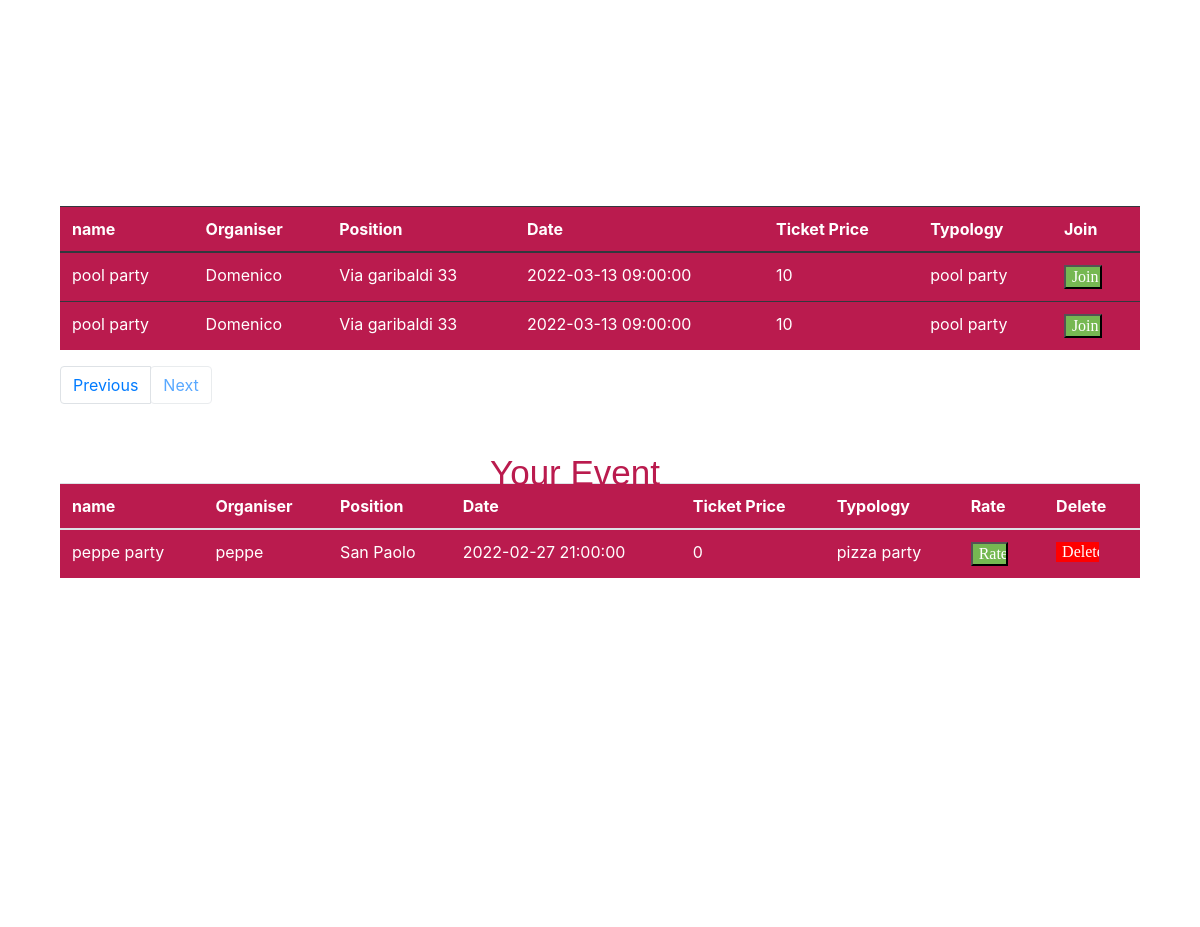
Page /2 (middle part) on the earlier database version.
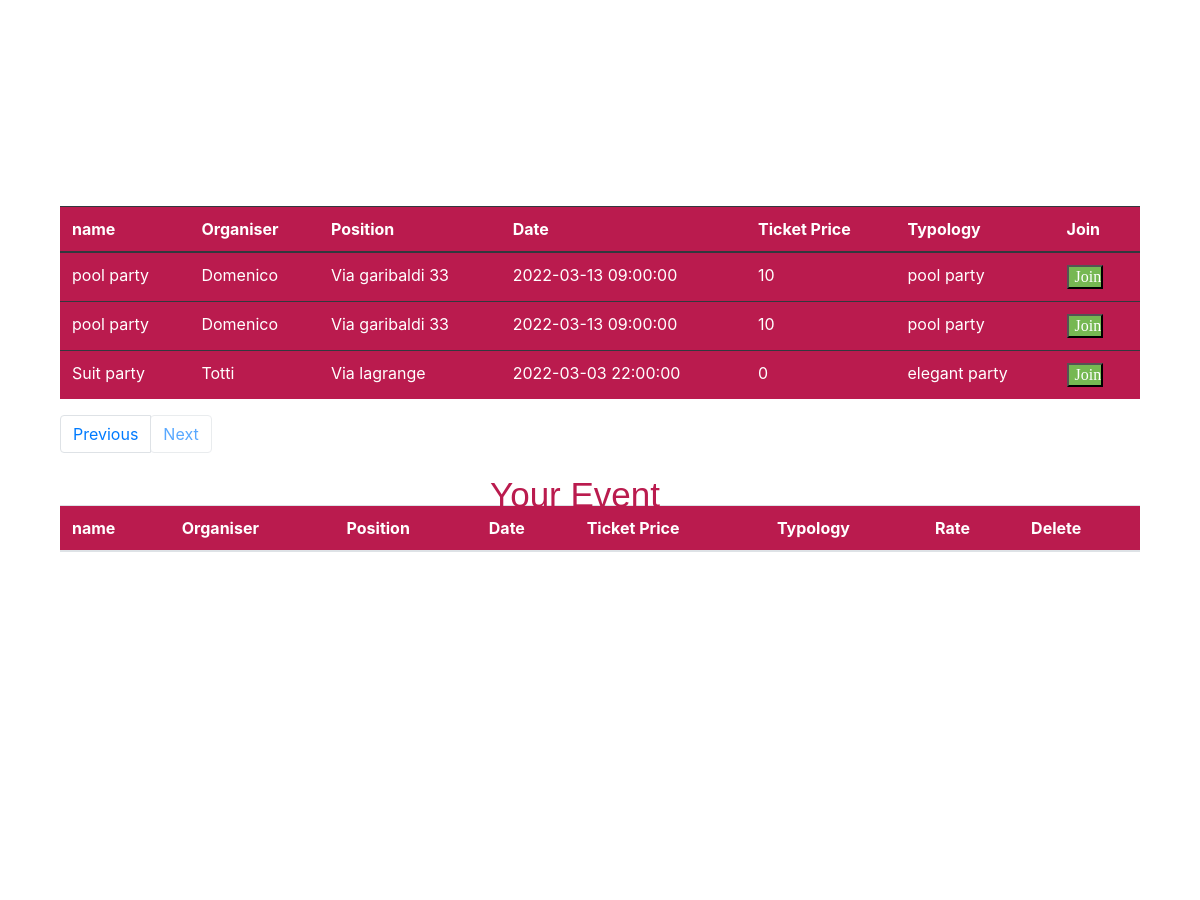
Same page on the later database version.
### tables this page shows
CREATE TABLE event (
	"Number" INTEGER NOT NULL, 
	"Name" VARCHAR(20) NOT NULL, 
	"Organiser" VARCHAR(20) NOT NULL, 
	"Position" VARCHAR(20) NOT NULL, 
	"Date" DATETIME NOT NULL, 
	"Number_of_entrance" INTEGER NOT NULL, 
	"Ticket_price" INTEGER, 
	"Typology" VARCHAR(20), 
	PRIMARY KEY ("Number"), 
	FOREIGN KEY("Position") REFERENCES position ("Zone")
);

CREATE TABLE join__event (
	id INTEGER NOT NULL, 
	"Email" VARCHAR(100), 
	"Name" VARCHAR(20) NOT NULL, 
	"Organiser" VARCHAR(20) NOT NULL, 
	"Position" VARCHAR(20) NOT NULL, 
	"Date" DATETIME NOT NULL, 
	"Number_of_entrance" INTEGER NOT NULL, 
	"Ticket_price" INTEGER, 
	"Typology" VARCHAR(20), 
	PRIMARY KEY (id), 
	FOREIGN KEY("Position") REFERENCES position ("Zone")
);

### app.py (the view, shortened to what this page needs)
@app.route('/', methods=['GET', 'POST'], defaults={"page": 1})
@app.route('/<int:page>', methods=['GET', 'POST'])
def index(page):
    from model import Event, join_Event
    form = JoinForm()
    page = page
    pages = 5
    event = Event.query.paginate(page, pages, error_out=False)
    joined_Event = join_Event.query.all()
    return render_template('homepage/index.html', event=event, joined_Event= joined_Event)

### form.py
class JoinForm(FlaskForm):
    email = EmailField(validators=[DataRequired(), Email()],render_kw={"placeholder": "Enter your email here"})
    submit = SubmitField("Join Event")

### templates/homepage/index.html (shortened to what this page needs)
<link href="//maxcdn.bootstrapcdn.com/bootstrap/4.1.1/css/bootstrap.min.css" rel="stylesheet" id="bootstrap-css">
<!DOCTYPE html>
<html>
  <head>
    <link rel="stylesheet" href="https://stackpath.bootstrapcdn.com/bootstrap/4.1.3/css/bootstrap.min.css">
    <link rel="stylesheet" href="https://use.fontawesome.com/releases/v5.5.0/css/all.css">
    <link rel= "stylesheet" type= "text/css" href= "{{ url_for('static',filename='home/style.css') }}">
  </head>
  <body>
    <div class="container h-100">
      <form action="/" method="post" autocomplete="off">
      <div class="d-flex justify-content-center h-100">
        <div class="searchbar">
            <p class="mb-0">Search for the Via or Zone</p>
        </div>
      </div>
      </form>
    </div>
<div class="row"  id="show_table" >
<div class="col">
  <table class="table table-dark" >
  <thead>
    <tr>
      <th scope="col">name</th>
      <th scope="col">Organiser</th>
      <th scope="col">Position</th>
      <th scope="col">Date</th>
      <th scope="col">Ticket Price</th>
      <th scope="col">Typology</th>
      <th scope="col">Join</th>
    </tr>
  </thead>
  <tbody>
  {%if empty%}
  <tr>
    <td colspan="7" align="center">{{empty}}</td>
  </tr>
  {%else%}
  {% for event in event.items %}
    <tr>
        <td>{{ event.Name }}</td>
        <td>{{ event.Organiser }}</td>
        <td>{{ event.Position }}</td>
        <td>{{ event.Date }}</td>
        <td>{{ event.Ticket_price }}</td>
        <td>{{ event.Typology }}</td>
        {% if event.Ticket_price == 0 %}
        <td> <input type="button" onclick="window.location.href='/join/{{event.Number}}'"  class="button-join-table" value="Join"  /> </td>
        {% else %}
        <td> <input type="button" onclick="window.location.href='/joinpayment/{{event.Number}}'"  class="button-join-table" value="Join"  /> </td>
        {% endif %}
    </tr>
  {% endfor %}
  {%endif%}
  </tbody>
 </table>
<nav aria-label="Page navigation example">
                <ul class="pagination">
                    {% if event.has_prev %}
                      <li class="page-item"> <a class="page-link" href="{{ url_for('index', page=event.prev_num) }}">Previous</a></li>
                    {% else %}
                      <li class="page-item"><a class="page-link btn disabled" href="#">Previous</a></li>
                    {% endif %}
                    {% if event.has_next %}
                      <li class="page-item"> <a class="page-link" href="{{ url_for('index', page=event.next_num) }}">Next</a></li>
                    {% else %}
                      <li class="page-item"><a class="page-link btn disabled" href="#">Next</a></li>
                    {% endif %}
                </ul>
    </nav>
</div>
</div>
  <p class="mb-1">Your Event</p>
<div>
  <table class="table table-dark-2" style="color: white">
  <thead>
    <tr>
      <th scope="col">name</th>
      <th scope="col">Organiser</th>
      <th scope="col">Position</th>
      <th scope="col">Date</th>
      <th scope="col">Ticket Price</th>
      <th scope="col">Typology</th>
      <th scope="col">Rate</th>
      <th scope="col">Delete</th>
    </tr>
  </thead>
  <tbody>
     {% for event2 in joined_Event %}
    <tr>
        <td>{{event2.Name}}</td>
        <td>{{event2.Organiser}}</td>
        <td>{{event2.Position}}</td>
        <td>{{event2.Date}}</td>
        <td>{{event2.Ticket_price}}</td>
        <td>{{event2.Typology}}</td>
        <td> <input type="button" onclick="window.location.href='/rate'" href="#"   class="button-join-table" value="Rate" /></td>
        <td> <input type="button" onclick="window.location.href='/delete/{{ event2.id }}'" class="button-join-table1" value="Delete" /></td>
    </tr>
   {% endfor %}
  </tbody>
 </table>
</div>
<br>
<br>
<br>
<br>
<br>
<br>
<br>
<br>
<br>
<br>
<br>
<br>
<br>
<br>
<br>
  </body>
</html>

### static/home/style.css (style rules this page uses)
body,html { height: 100%; width: 100%; margin: 0; padding: 0; background: #ffff !important; }
.searchbar { margin-bottom: auto; margin-top: 175px; height: 60px; background-color: #BA1B4E; border-radius: 30px; padding: 10px; }
.mb-0 { position: absolute; font-family: "Berlin Sans FB Demi"; font-size: 35px; left: 39%; top: 47%; color: #BA1B4E; }
.table-dark { width: 90%; background-color:#BA1B4E; position: center; margin-left: auto; margin-right: auto; margin-top: -20%; }
.button-join-table { width: 60%; background-color: #76b852; font-family: Amiri; color: white; position: center; margin-right: auto; margin-left: auto; }
.pagination { position: relative; margin-left: 5%; margin-right: auto; }
.mb-1 { position: absolute; font-family: 'Lucida Grande', 'Lucida Sans Unicode', 'Geneva', 'Verdana', sans-serif; font-size: 35px; right: 45%; top: auto; color: #BA1B4E; }
.table-dark-2 { width: 90%; background-color:#BA1B4E; position: center; margin-left: auto; margin-right: auto; margin-top: 3%; }

Differences in the rows shown:
removed join__event: Name "peppe party", Organiser "peppe", Position "San Paolo", Date "2022-02-27 21:00:00", Ticket_price "0", Typology "pizza party"
added event: Name "Suit party", Organiser "Totti", Position "Via lagrange", Date "2022-03-03 22:00:00", Ticket_price "0", Typology "elegant party"
